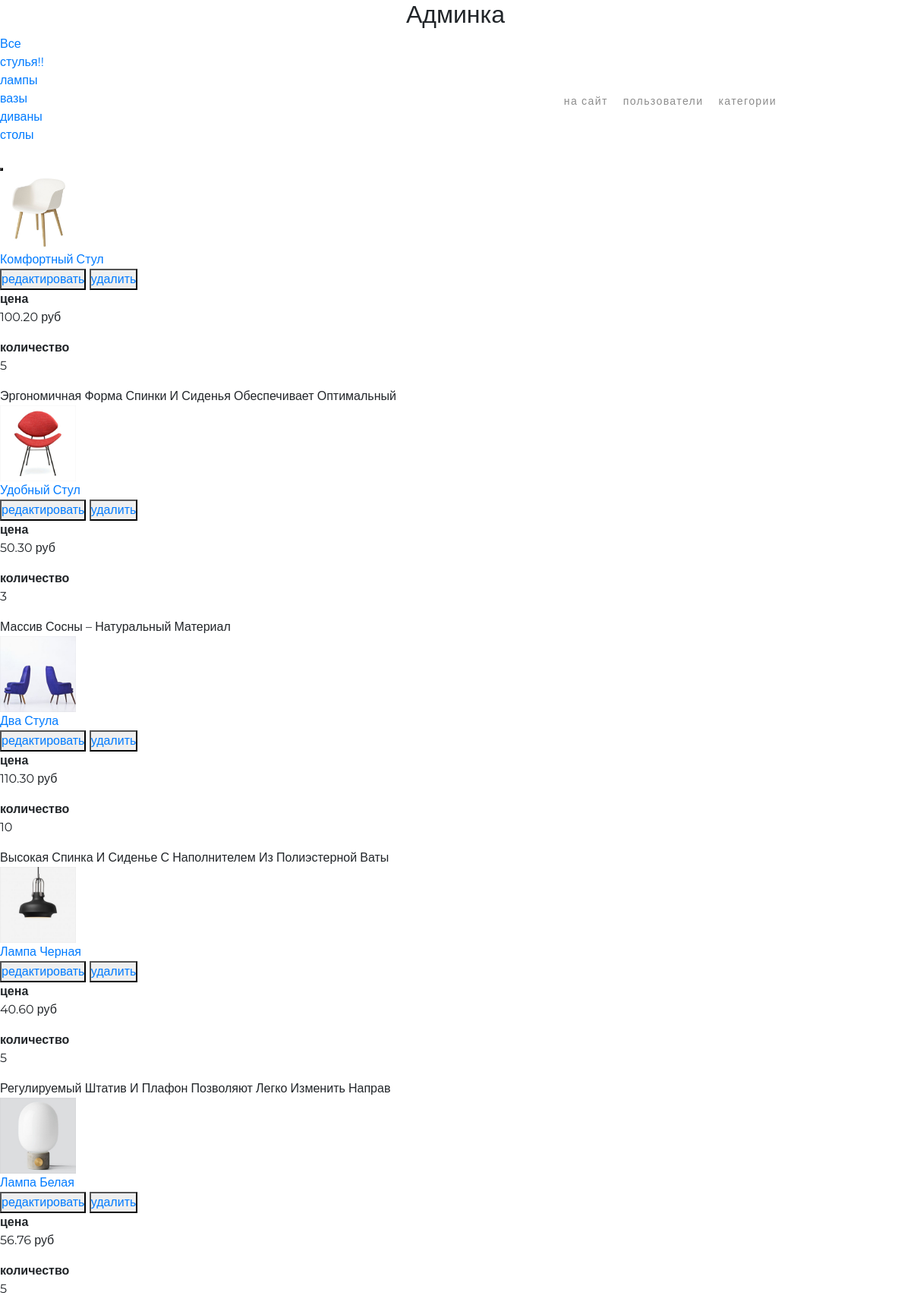
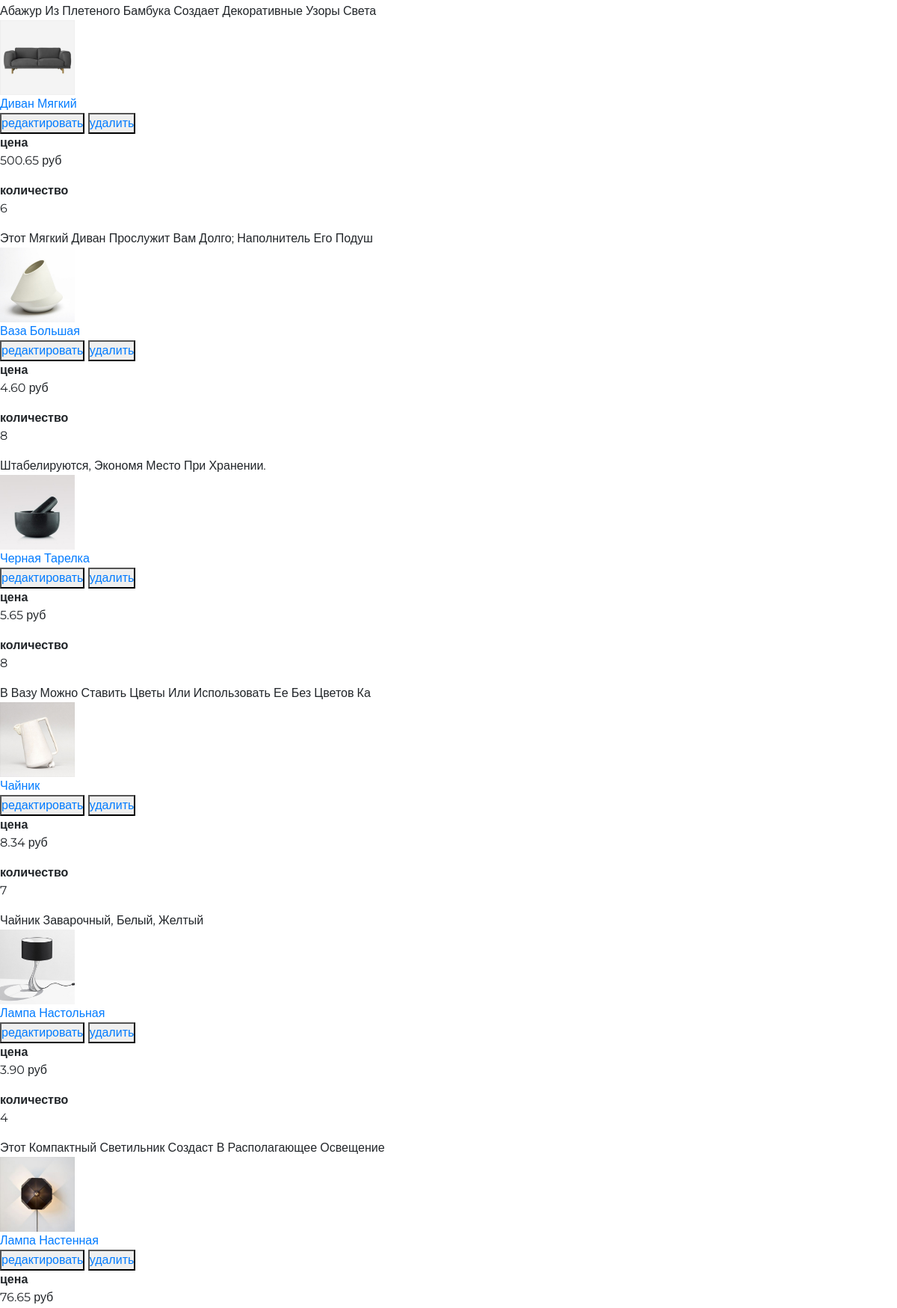
The page /admin_custom/products/read/ (signed in, upper part) on the database its author committed (2 pictures, top to bottom).
### mainapp/models.py (models this page shows, shortened)
class ProductCategory (models.Model):
    class Meta:
        verbose_name = 'Категория'
        verbose_name_plural = 'Категории'
    name = models.CharField(verbose_name='имя', max_length=64, unique=True)
    description = models.TextField(verbose_name='описание', blank=True)

class Product(models.Model):
    class Meta:
        verbose_name = 'Продукт'
        verbose_name_plural = 'Продукты'
    category = models.ForeignKey(ProductCategory, on_delete=models.CASCADE)
    name = models.CharField(verbose_name='имя продукта', max_length=128)
    image = models.ImageField(upload_to='products_images', blank=True)
    short_desc = models.CharField(verbose_name='краткое описание продукта', max_length=60, blank=True)
    description = models.TextField(verbose_name='описание продукта', blank=True)
    price = models.DecimalField(verbose_name='цена', max_digits=8, decimal_places=2, default=0)
    quantity = models.PositiveIntegerField(verbose_name='в наличии', default=0)
    is_hot = models.BooleanField(verbose_name='горячее предложение', default=False)

### adminapp/views.py (the view)
# urls.py: path('products/read/', adminapp.ProductListView.as_view(), name='products'),
class ProductListView(IsSuperUserView, ListView):
    model = Product
    template_name = 'adminapp/products.html'
    def get_queryset(self):
        queryset = super(ProductListView, self).get_queryset()
        if self.kwargs.get('category_pk'):
            queryset = queryset.filter(category=self.kwargs.get('category_pk'))
        return queryset
    def get_context_data(self, *, object_list=None, **kwargs):
        context = super(ProductListView, self).get_context_data(**kwargs)
        context['title'] = 'Все продукты, Админка'
        context['categories'] = ProductCategory.objects.all()
        return context

### adminapp/views.py (called while the page is built)
    def test_func(self):
        return self.request.user.is_superuser

### adminapp/templates/adminapp/products.html (shortened to what this page needs)
{% extends 'adminapp/base.html' %}
{% load staticfiles %}
{% block content %}
    {% include 'adminapp/includes/inc_category_menu.html' %}
  <div class="products_list">
    <button class="new_product">
    </button>
    {% for object in object_list %}
      <div class="product_record">
        <img
          src="/media/{{object.image|default:'products_images/default.jpg'}}"
          alt="{{ object.name }}">
        <div class="product_name">
            <a href="{% url 'admin_custom:product_read' object.pk %}">{{ object.name|title }}</a>
        </div>
        <div class="product_actions">
          <button>
            <a href={% url 'admin_custom:product_update' object.pk %}>
              редактировать
          </button>
          <button>
            <a href={% url 'admin_custom:product_delete' object.pk %}>
              удалить
          </button>
        </div>
        <div class="summary">
          <b>цена</b>
          <p>{{ object.price }} руб</p>
          <b>количество</b>
          <p>{{ object.quantity }}</p>
        </div>
        <div class="product_desc">
          {{ object.short_desc|title }}
        </div>
      </div>
    {% endfor%}
  </div>
{% endblock %}

### adminapp/templates/adminapp/includes/inc_category_menu.html
<ul>
    <li>
        <a href="{% url 'admin_custom:products' %}">
            Все</a>
    </li>
    {% for category in categories %}
        <li>
            <a href="{% url 'admin_custom:products_by_category' category.pk %}">
            {{ category.name }}</a>
        </li>
    {% endfor %}
</ul>

### static/css/style.css (style rules this page uses)
body { font-family: 'Montserrat', sans-serif; max-width: 1366px; min-width: 800px; margin: 0 auto; }
html, body { height: 100%; }
* { padding: 0; margin: 0; }
a { text-decoration: none; }
li { list-style-type: none; }
.table img, .product_record img, .user_record img { width: 100px; height: 100px; }

### rows shown on the page
ProductCategory: name "стулья!!"
ProductCategory: name "лампы"
ProductCategory: name "вазы"
ProductCategory: name "диваны"
ProductCategory: name "столы"
Product: image (picture), name "Комфортный Стул", price "100.20", quantity "5", short_desc "Эргономичная Форма Спинки И Сиденья Обеспечивает Оптимальный"
Product: image (picture), name "Удобный Стул", price "50.30", quantity "3", short_desc "Массив Сосны – Натуральный Материал"
Product: shows a picture, name "Два Стула", price "110.30", quantity "10", short_desc "Высокая Спинка И Сиденье С Наполнителем Из Полиэстерной Ваты"
Product: image (picture), name "Лампа Черная", price "40.60", quantity "5", short_desc "Регулируемый Штатив И Плафон Позволяют Легко Изменить Направ"
Product: image (picture), name "Лампа Белая", price "56.76", quantity "5", short_desc "Абажур Из Плетеного Бамбука Создает Декоративные Узоры Света"
Product: image (picture), name "Диван Мягкий", price "500.65", quantity "6", short_desc "Этот Мягкий Диван Прослужит Вам Долго; Наполнитель Его Подуш"
Product: image (picture), name "Ваза Большая", price "4.60", quantity "8", short_desc "Штабелируются, Экономя Место При Хранении."
Product: image (picture), name "Черная Тарелка", price "5.65", quantity "8", short_desc "В Вазу Можно Ставить Цветы Или Использовать Ее Без Цветов Ка"
Product: image (picture), name "Чайник", price "8.34", quantity "7", short_desc "Чайник Заварочный, Белый, Желтый"
Product: image (picture), name "Лампа Настольная", price "3.90", quantity "4", short_desc "Этот Компактный Светильник Создаст В Располагающее Освещение"
Product: image (picture), name "Лампа Настенная", price "76.65"
